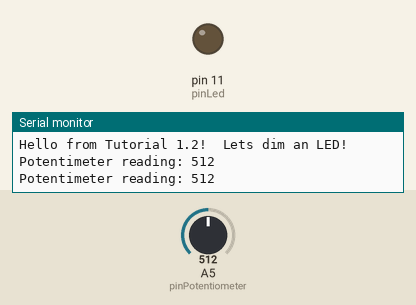
Recording of a sketch running on a simulated Arduino Uno, built with avr-gcc and run on an emulated ATmega328P. Shown: output pins drawn as LEDs (lit = HIGH), the last lines printed to the serial monitor. Inputs (shaded band) come from the test bench; at power-on: A5 (pinPotentiometer) = 512.

Above: at 1.2 s.
1.3 s: A5 (pinPotentiometer) set to 716
At 1.6 s:
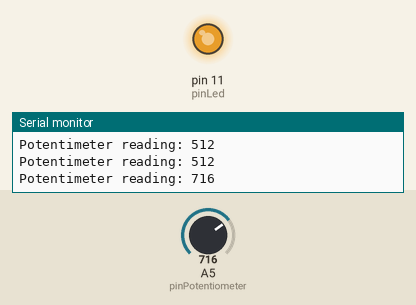
2.8 s: A5 (pinPotentiometer) set to 753
At 3.9 s:
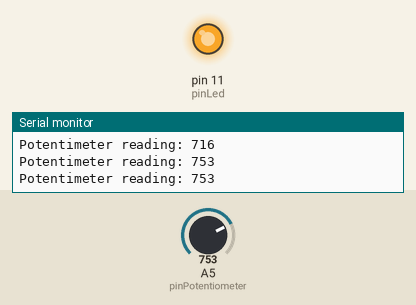
4.3 s: A5 (pinPotentiometer) set to 768
At 5.0 s:
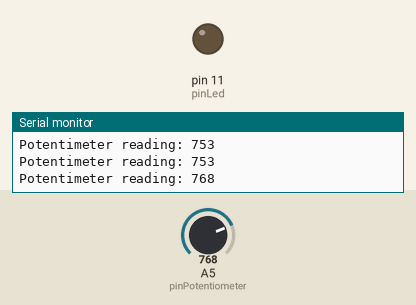
5.8 s: A5 (pinPotentiometer) set to 900
At 6.2 s:
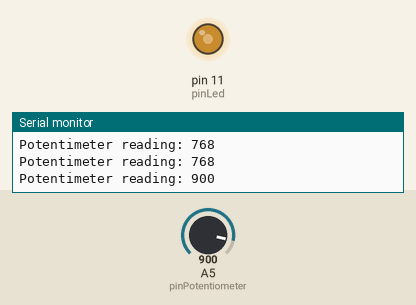
7.3 s: A5 (pinPotentiometer) set to 306
At 8.5 s:
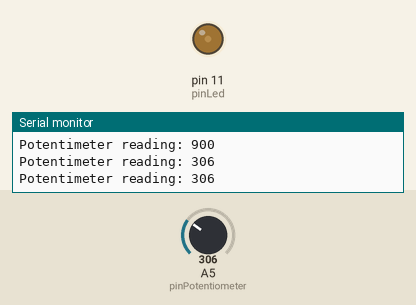
8.8 s: A5 (pinPotentiometer) set to 0
At 9.7 s:
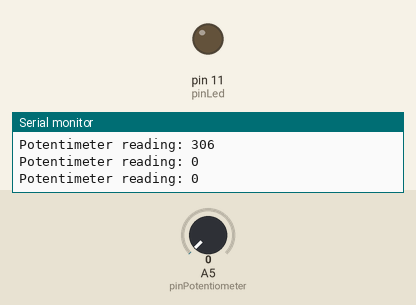
Timing chart, 0 to 11.3 s (numbered marks = the images above; inputs shaded):
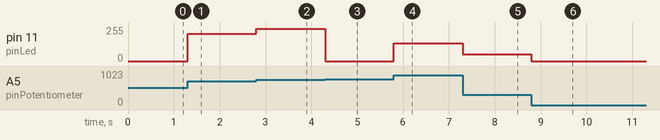

Measured:
- the behaviour switches between 767 and 768 on A5 (pinPotentiometer) (found by bisection; images 2 and 3)
- after the input at 1.3 s, pin 11 (pinLed): 0/255 → 204/255 at once
- after the input at 2.8 s, pin 11 (pinLed): 204/255 → 241/255 at once
- after the input at 4.3 s, pin 11 (pinLed): 241/255 → 0/255 at once
- after the input at 5.8 s, pin 11 (pinLed): 0/255 → 132/255 at once
- after the input at 7.3 s, pin 11 (pinLed): 132/255 → 50/255 at once
- after the input at 8.8 s, pin 11 (pinLed): 50/255 → 0/255 at once

The sketch:

Tutorial_1.2.ino
```cpp
// here we use pre-defined values to set the value to each variable.
// On the Arduino Uno and Nano, A5 matches analog pin 5.
const int pinPotentiometer = A5;

const int pinLed = 11;

const int threshold = 512;

const int printPeriod = 500;

unsigned long timeNow = 0;
unsigned long timePrev = 0;

/* Every sketch must start with a call to 'setup()' and 'loop()'*/
void setup()
{
	// Before using the Serial stream from the Arduino, we must set
	// a baud rate for it.  The baud rate is the number is bits per second
	// sent to and from the arduino.  The device or computer on the other end
	// must also be set to using the same baud rate.
	// Think of it as having different internet speeds -- setting a higher baud rate will give
	// you faster transmission of data.
	Serial.begin(9600);

	// In order to drive an LED with a pin, we must set that pin to "output" mode.
	// This allows up to 40mA of current to flow either in or out of the pin
	// (acting as source, or ground, respectively)
	// A typical LED will use at most 20mA of current when fully lit, so we are safe.
	// In a later tutorial we will talk about how to drive high current loads, like a
	// light bulb, or a toaster.
	pinMode(pinLed, OUTPUT);

	// To turn the pin 'on' and 'off', we set it to HIGH or LOW, respectively.
	// This will turn on or off the LED.
	// Note this is dependent on how you wire the LED.
	digitalWrite(pinLed, LOW);

	// This is how we can print a line to the PC Serial window.  Use '.print()'
	// to print on the same line.
	Serial.println("Hello from Tutorial 1.2!  Lets dim an LED!");
}

/*
Build the circuit for Tutorial 1.2 and test out the code.
We will talk about how the led fades in and out with relation to how far you
turn the potentiometer on another tutorial.

How do you think 'analogWrite' is changing the brightness of the LED?
Feel free to throw out random guesses at this point.
*/
void loop()
{
	int potentiometerReading = analogRead(pinPotentiometer);

	analogWrite(pinLed, potentiometerReading);

	timeNow = millis();
	if (timeNow - timePrev > printPeriod) {
		Serial.print("Potentimeter reading: ");
		Serial.println(potentiometerReading);
		timePrev = timeNow;
	}
}
```
